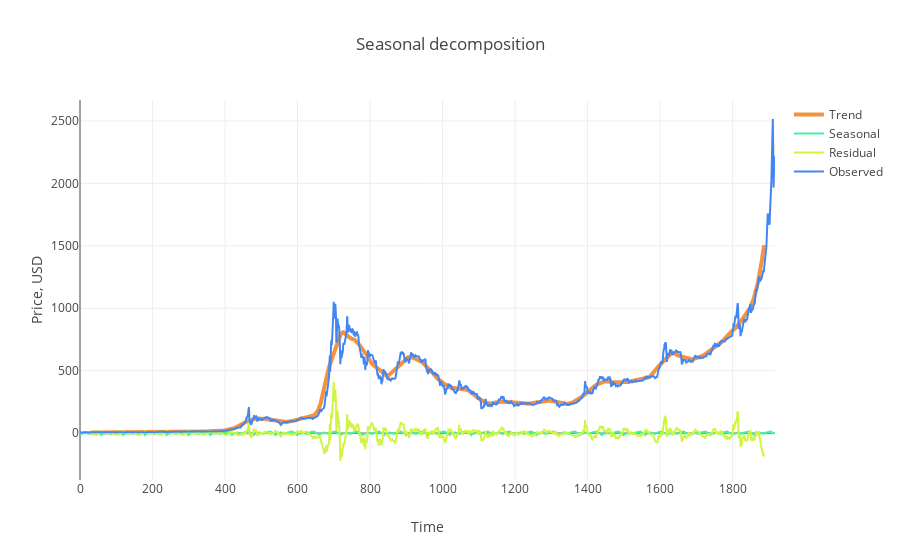

Write notebook code for a chart like this one.
### Code cell
trace1 = go.Scatter(x = np.arange(0, len(s.trend), 1),y = s.trend,mode = 'lines',name = 'Trend',
    line = dict(color = ('rgb(244, 146, 65)'), width = 4))
trace2 = go.Scatter(x = np.arange(0, len(s.seasonal), 1),y = s.seasonal,mode = 'lines',name = 'Seasonal',
    line = dict(color = ('rgb(66, 244, 155)'), width = 2))

trace3 = go.Scatter(x = np.arange(0, len(s.resid), 1),y = s.resid,mode = 'lines',name = 'Residual',
    line = dict(color = ('rgb(209, 244, 66)'), width = 2))

trace4 = go.Scatter(x = np.arange(0, len(s.observed), 1),y = s.observed,mode = 'lines',name = 'Observed',
    line = dict(color = ('rgb(66, 134, 244)'), width = 2))

data = [trace1, trace2, trace3, trace4]
layout = dict(title = 'Seasonal decomposition', xaxis = dict(title = 'Time'), yaxis = dict(title = 'Price, USD'))
fig = dict(data=data, layout=layout)
py.iplot(fig, filename='seasonal_decomposition')

### Figure 1 — Plotly figure (JSON) as saved in the notebook; plotly's stock layout.template omitted (floating-point values rounded to 4 significant figures; data arrays with more than 128 entries replaced by an {"elided": "..."} marker saying what was removed)
{"data": [{"line": {"color": "rgb(244, 146, 65)", "width": 4}, "mode": "lines", "name": "Trend", "type": "scatter", "x": {"elided": "1918 int values"}, "y": {"elided": "1918 float values"}}, {"line": {"color": "rgb(66, 244, 155)", "width": 2}, "mode": "lines", "name": "Seasonal", "type": "scatter", "x": {"elided": "1918 int values"}, "y": {"elided": "1918 float values"}}, {"line": {"color": "rgb(209, 244, 66)", "width": 2}, "mode": "lines", "name": "Residual", "type": "scatter", "x": {"elided": "1918 int values"}, "y": {"elided": "1918 float values"}}, {"line": {"color": "rgb(66, 134, 244)", "width": 2}, "mode": "lines", "name": "Observed", "type": "scatter", "x": {"elided": "1918 int values"}, "y": {"elided": "1918 float values"}}], "layout": {"title": "Seasonal decomposition", "xaxis": {"title": "Time"}, "yaxis": {"title": "Price, USD"}}}
